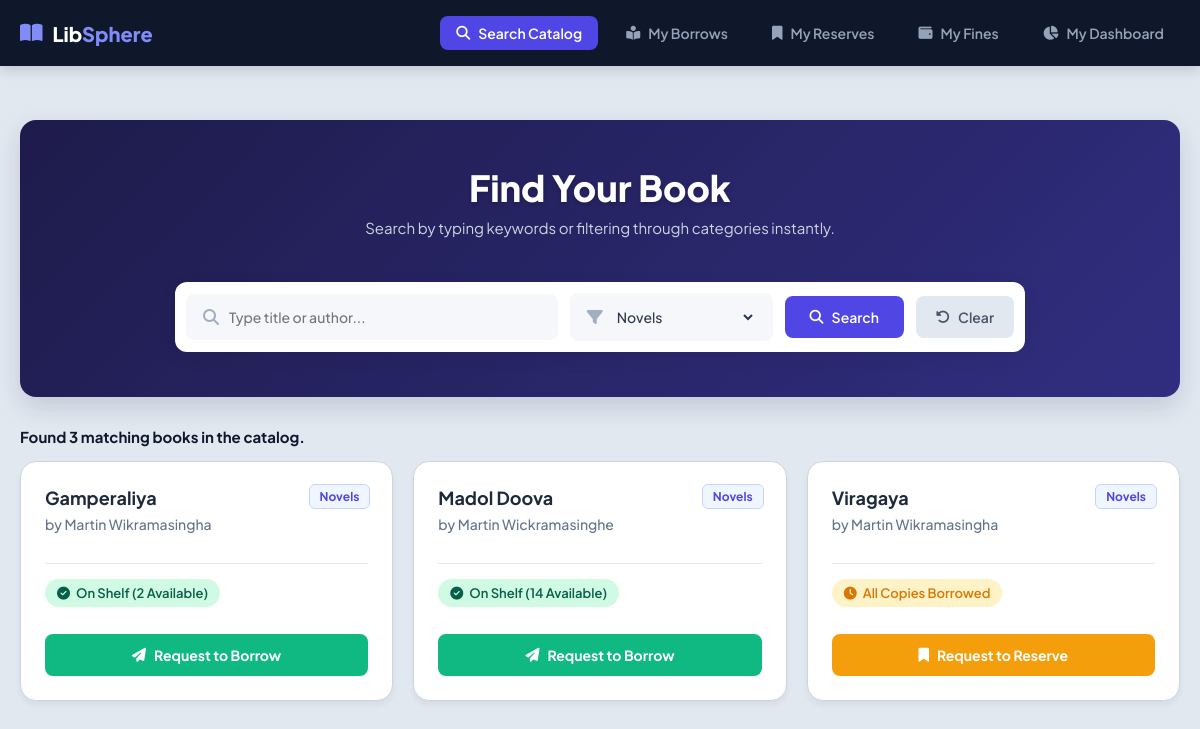
The app's page /search_books.php?category=1 (signed in) with its own data.
### tables this page shows
CREATE TABLE IF NOT EXISTS `books` (
  `id` int NOT NULL AUTO_INCREMENT,
  `title` varchar(255) DEFAULT NULL,
  `author` varchar(255) DEFAULT NULL,
  `quantity` int DEFAULT NULL,
  `category_id` int DEFAULT NULL,
  PRIMARY KEY (`id`),
  KEY `fk_books_category` (`category_id`)
);

CREATE TABLE IF NOT EXISTS `categories` (
  `category_id` int NOT NULL AUTO_INCREMENT,
  `name` varchar(100) NOT NULL,
  PRIMARY KEY (`category_id`)
);

### search_books.php (the view, shortened to what this page needs)
<?php
$conn = mysqli_connect("localhost", "root", "", "librarydb");
$categories_result = mysqli_query($conn, "SELECT * FROM categories ORDER BY name ASC");
$search_query = isset($_GET['search']) ? trim(mysqli_real_escape_string($conn, $_GET['search'])) : '';
$category_filter = isset($_GET['category']) ? intval($_GET['category']) : 0;
$has_searched = (!empty($search_query) || $category_filter > 0);
$total_matches = 0;
$result = null;
if ($has_searched) {
    $sql = "SELECT books.*, categories.name AS category_name
            FROM books
            LEFT JOIN categories ON books.category_id = categories.category_id
            WHERE 1=1";
    if ($category_filter > 0) {
        $sql .= " AND books.category_id = '$category_filter'";
    }
    $sql .= " ORDER BY books.title ASC";
    $result = mysqli_query($conn, $sql);
    $total_matches = mysqli_num_rows($result);
}
?>
<!DOCTYPE html>
<html lang="en">
<head>
    <link rel="stylesheet" href="search-book.css">
    <link rel="stylesheet" href="https://cdnjs.cloudflare.com/ajax/libs/font-awesome/6.4.0/css/all.min.css">
</head>
<body>
<nav class="portal-navbar">
    <div class="nav-container">
        <div class="nav-logo">
            <i class="fa-solid fa-book-open"></i>
            <span>Lib<span style="color: #818cf8;">Sphere</span></span>
        </div>
        <div class="nav-links">
            <a href="search_books.php" class="nav-item active"><i class="fa-solid fa-magnifying-glass"></i> Search Catalog</a>
            <a href="borrowed_books.php" class="nav-item"><i class="fa-solid fa-book-reader"></i> My Borrows</a>
            <a href="user_reservation.php" class="nav-item"><i class="fa-solid fa-bookmark"></i> My Reserves</a>
            <a href="my_fines.php" class="nav-item"><i class="fa-solid fa-wallet"></i> My Fines</a>
            <a href="user_dashboard.php" class="nav-item"><i class="fa-solid fa-chart-pie"></i> My Dashboard</a>
        </div>
    </div>
</nav>
<div class="catalog-container">
    <div class="catalog-header">
        <h1>Find Your  Book</h1>
        <p class="subtitle">Search by typing keywords or filtering through categories instantly.</p>
        <form method="GET" action="search_books.php" class="search-filter-form">
            <div class="search-inputs-wrapper">
                <div class="input-box" style="flex: 2;">
                    <i class="fa-solid fa-magnifying-glass"></i>
                    <input type="text" name="search" value="<?php echo htmlspecialchars($search_query); ?>" placeholder="Type title or author..." autocomplete="off">
                </div>
                <div class="input-box">
                    <i class="fa-solid fa-filter"></i>
                    <select name="category">
                        <?php while($cat = mysqli_fetch_assoc($categories_result)) { ?>
                            <option value="<?php echo $cat['category_id']; ?>" <?php if($category_filter == $cat['category_id']) echo 'selected'; ?>>
                                <?php echo htmlspecialchars($cat['name']); ?>
                            </option>
                        <?php } ?>
                    </select>
                </div>
                <button type="submit" class="btn-search-submit"><i class="fa-solid fa-magnifying-glass"></i> Search</button>
                <?php if ($has_searched) { ?>
                    <a href="search_books.php" class="btn-clear-search"><i class="fa-solid fa-rotate-left"></i> Clear</a>
                <?php } ?>
            </div>
        </form>
    </div>
    <?php if ($has_searched) { ?>
        <div class="results-meta" id="metaContainer" style="margin-bottom: 15px;">
            <span>Found <?php echo $total_matches; ?> matching books in the catalog.</span>
        </div>
    <?php } ?>
    <div class="books-grid" id="booksGrid" style="display: grid; grid-template-columns: repeat(auto-fill, minmax(280px, 1fr)); gap: 20px;">
        <?php
        if (!$has_searched) {
        ?>
            <div class="info-state-box" style="grid-column: 1 / -1; width: 100%; display: flex; flex-direction: column; align-items: center; background: white; padding: 40px; border-radius: 12px; text-align: center;">
                <i class="fa-solid fa-book-open text-primary" style="font-size: 48px; color: #4f46e5; margin-bottom: 15px;"></i>
                <h3>Ready to Explore?</h3>
                <p>Type a keyword or select a category above to start searching the active library catalog.</p>
            </div>
        <?php
        } elseif ($total_matches > 0) {
            while($book = mysqli_fetch_assoc($result)) {
                $is_available = $book['quantity'] > 0;
        ?>
                <div class="book-card" style="background: white; padding: 24px; border-radius: 16px; box-shadow: 0 4px 6px rgba(0,0,0,0.05); display: flex; flex-direction: column; justify-content: space-between;">
                    <div>
                        <div class="card-badge" style="background: #eff6ff; color: #4f46e5; padding: 4px 10px; border-radius: 6px; font-size: 12px; font-weight: 700; display: inline-block; margin-bottom: 12px;">
                            <?php echo htmlspecialchars($book['category_name'] ?? 'General'); ?>
                        </div>
                        <h3 class="book-title" style="font-size: 18px; color: #1e293b; margin: 0 0 6px 0; font-weight: 700;"><?php echo htmlspecialchars($book['title']); ?></h3>
                        <p class="book-author" style="color: #64748b; font-size: 14px; margin: 0 0 15px 0;">by <?php echo htmlspecialchars($book['author']); ?></p>
                    </div>
                    <div class="card-footer" style="margin-top: 15px;">
                        <?php if($is_available) { ?>
                            <span class="status-badge available"><i class="fa-solid fa-circle-check"></i> On Shelf (<?php echo $book['quantity']; ?> Available)</span>
                            <form method="POST" style="margin-top: 15px; width: 100%;">
                                <button type="submit" name="submit_action" class="btn-borrow"><i class="fa-solid fa-paper-plane"></i> Request to Borrow</button>
                            </form>
                        <?php } else {
                            $b_id = $book['id'];
                            $queue_check = mysqli_query($conn, "SELECT COUNT(id) as total_queue FROM reservations WHERE book_id = '$b_id' AND status = 'Pending'");
                            $queue_data = mysqli_fetch_assoc($queue_check);
                            $queue_count = $queue_data['total_queue'] ?? 0;
                        ?>
                            <span class="status-badge out-of-stock"><i class="fa-solid fa-clock"></i> All Copies Borrowed</span>
                            <form method="POST" style="margin-top: 15px; width: 100%;">
                                <button type="submit" name="submit_action" class="btn-reserve">
                                    <i class="fa-solid fa-bookmark"></i> Request to Reserve <?php echo $queue_count > 0 ? "($queue_count)" : ""; ?>
                                </button>
                            </form>
                        <?php } ?>
                    </div>
                </div>
        <?php
            }
        }
        ?>
    </div>
</div>
</body>
</html>

### search_books.php (style rules this page uses)
.search-filter-form { width: 100%; max-width: 850px; margin: 20px auto 0 auto; }
.search-inputs-wrapper { display: flex; gap: 12px; background: #ffffff; padding: 10px; border-radius: 12px; box-shadow: 0 4px 20px rgba(0,0,0,0.05); align-items: center; }
.input-box { display: flex; align-items: center; background: #f5f7fb; padding: 0 15px; border-radius: 8px; flex: 1; }
.input-box i { color: #a0aec0; margin-right: 10px; }
.input-box input, .input-box select { border: none; background: transparent; width: 100%; padding: 12px 0; font-family: 'Plus Jakarta Sans', sans-serif; font-size: 14px; color: #2d3748; outline: none; }
.btn-search-submit { background: #4f46e5; color: white; border: none; padding: 12px 25px; border-radius: 8px; font-family: 'Plus Jakarta Sans', sans-serif; font-weight: 600; font-size: 14px; cursor: pointer; transition: background 0.2s; display: inline-flex; align-items: center; gap: 8px; }
.btn-clear-search { background: #e2e8f0; color: #4a5568; text-decoration: none; padding: 12px 20px; border-radius: 8px; font-family: 'Plus Jakarta Sans', sans-serif; font-weight: 600; font-size: 14px; display: inline-flex; align-items: center; gap: 8px; transition: background 0.2s, color 0.2s; }
.btn-borrow { width: 100%; background: #10b981; color: white; border: none; padding: 12px; border-radius: 8px; font-family: 'Plus Jakarta Sans', sans-serif; font-weight: 700; font-size: 14px; cursor: pointer; display: inline-flex; align-items: center; justify-content: center; gap: 8px; transition: background 0.2s; }
.btn-reserve { width: 100%; background: #f59e0b !important; color: white; border: none; padding: 12px; border-radius: 8px; font-family: 'Plus Jakarta Sans', sans-serif; font-weight: 700; font-size: 14px; cursor: pointer; display: inline-flex; align-items: center; justify-content: center; gap: 8px; transition: background 0.2s; }
.status-badge.available { background-color: #d1fae5; color: #065f46; padding: 6px 12px; border-radius: 20px; font-size: 13px; font-weight: 600; display: inline-flex; align-items: center; gap: 6px; }
.status-badge.out-of-stock { background-color: #fef3c7; color: #d97706; padding: 6px 12px; border-radius: 20px; font-size: 13px; font-weight: 600; display: inline-flex; align-items: center; gap: 6px; }

### records on screen
books: category.name "Novels", title "Gamperaliya", author "Martin Wikramasingha", quantity "2"
books: category.name "Novels", title "Madol Doova", author "Martin Wickramasinghe", quantity "14"
books: category.name "Novels", title "Viragaya", author "Martin Wikramasingha"

### other values on screen
$total_matches "3"
form field category "Novels"
